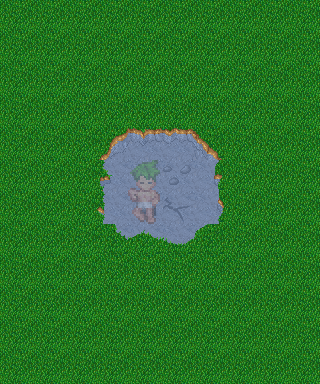

A 2D game scene composited from a Tiled map and its tileset images. What follows is a short description and the map's XML, with every tile layer's data as written:
An orthogonal 10x12 tile map with 32x32 px tiles, 1 tile layer (Capa de Patrones 1).

<map version="1.0" orientation="orthogonal" width="10" height="12" tilewidth="32" tileheight="32">
 <tileset firstgid="1" name="Woodland_Tileset" tilewidth="32" tileheight="32">
  <image source="Woodland_Tileset.png" trans="000000" width="512" height="512" />
 </tileset>
 <layer name="Capa de Patrones 1" width="10" height="12">
  <data>
   <tile gid="1" />
   <tile gid="1" />
   <tile gid="1" />
   <tile gid="1" />
   <tile gid="1" />
   <tile gid="1" />
   <tile gid="1" />
   <tile gid="1" />
   <tile gid="1" />
   <tile gid="1" />
   <tile gid="1" />
   <tile gid="1" />
   <tile gid="1" />
   <tile gid="1" />
   <tile gid="1" />
   <tile gid="1" />
   <tile gid="1" />
   <tile gid="1" />
   <tile gid="1" />
   <tile gid="1" />
   <tile gid="1" />
   <tile gid="1" />
   <tile gid="1" />
   <tile gid="1" />
   <tile gid="1" />
   <tile gid="1" />
   <tile gid="1" />
   <tile gid="1" />
   <tile gid="1" />
   <tile gid="1" />
   <tile gid="1" />
   <tile gid="1" />
   <tile gid="1" />
   <tile gid="1" />
   <tile gid="1" />
   <tile gid="1" />
   <tile gid="1" />
   <tile gid="1" />
   <tile gid="1" />
   <tile gid="1" />
   <tile gid="1" />
   <tile gid="1" />
   <tile gid="1" />
   <tile gid="125" />
   <tile gid="126" />
   <tile gid="127" />
   <tile gid="128" />
   <tile gid="1" />
   <tile gid="1" />
   <tile gid="1" />
   <tile gid="1" />
   <tile gid="1" />
   <tile gid="1" />
   <tile gid="141" />
   <tile gid="142" />
   <tile gid="143" />
   <tile gid="144" />
   <tile gid="1" />
   <tile gid="1" />
   <tile gid="1" />
   <tile gid="1" />
   <tile gid="1" />
   <tile gid="1" />
   <tile gid="157" />
   <tile gid="158" />
   <tile gid="159" />
   <tile gid="160" />
   <tile gid="1" />
   <tile gid="1" />
   <tile gid="1" />
   <tile gid="1" />
   <tile gid="1" />
   <tile gid="1" />
   <tile gid="173" />
   <tile gid="174" />
   <tile gid="175" />
   <tile gid="176" />
   <tile gid="1" />
   <tile gid="1" />
   <tile gid="1" />
   <tile gid="1" />
   <tile gid="1" />
   <tile gid="1" />
   <tile gid="1" />
   <tile gid="1" />
   <tile gid="1" />
   <tile gid="1" />
   <tile gid="1" />
   <tile gid="1" />
   <tile gid="1" />
   <tile gid="1" />
   <tile gid="1" />
   <tile gid="1" />
   <tile gid="1" />
   <tile gid="1" />
   <tile gid="1" />
   <tile gid="1" />
   <tile gid="1" />
   <tile gid="1" />
   <tile gid="1" />
   <tile gid="1" />
   <tile gid="1" />
   <tile gid="1" />
   <tile gid="1" />
   <tile gid="1" />
   <tile gid="1" />
   <tile gid="1" />
   <tile gid="1" />
   <tile gid="1" />
   <tile gid="1" />
   <tile gid="1" />
   <tile gid="1" />
   <tile gid="1" />
   <tile gid="1" />
   <tile gid="1" />
   <tile gid="1" />
   <tile gid="1" />
   <tile gid="1" />
   <tile gid="1" />
   <tile gid="1" />
  </data>
 </layer>
</map>